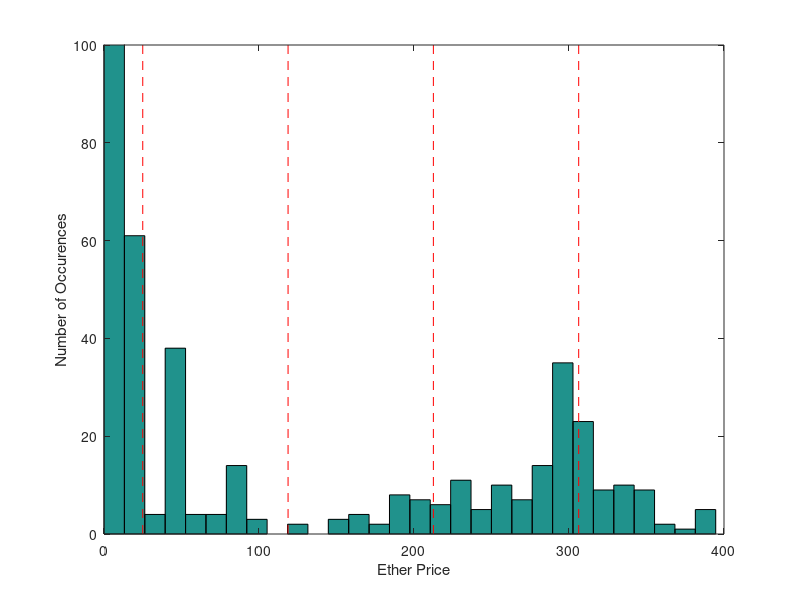

This figure's MATLAB source:
% In this script we draw a histogram of the price of ethereum against time.
% The price file is a 1 x 825 data set.
% Now the second graph
clear all;

load data/eth_priceOnly.dat

hist(eth_priceOnly, 30);
xlabel('Ether Price');
ylabel('Number of Occurences');
ylim([0 100]);
hold on;

T1 = 25;
T2 = 118.75;
T3 = 212.5;
T4 = 306.25;
T5 = 400;

plot([T1,T1], [0, 600], 'r--');
plot([T2,T2], [0, 600], 'r--');
plot([T3,T3], [0, 600], 'r--');
plot([T4,T4], [0, 600], 'r--');

print figures/eth_priceOnly.hist.eps -depsc;

N_Data = size(eth_priceOnly, 1);
Labels = ones(N_Data, 1);

for i = 1 : N_Data
    
    if     eth_priceOnly(i) < T1
           Labels(i) = 1;
    elseif eth_priceOnly(i) < T2
           Labels(i) = 2;
    elseif eth_priceOnly(i) < T3
           Labels(i) = 3;
    elseif eth_priceOnly(i) < T4
           Labels(i) = 4;
    elseif eth_priceOnly(i) < T5 
           Labels(i) = 5;
    end
end

save data/priceOnly_labels.dat Labels -ascii;
    
    